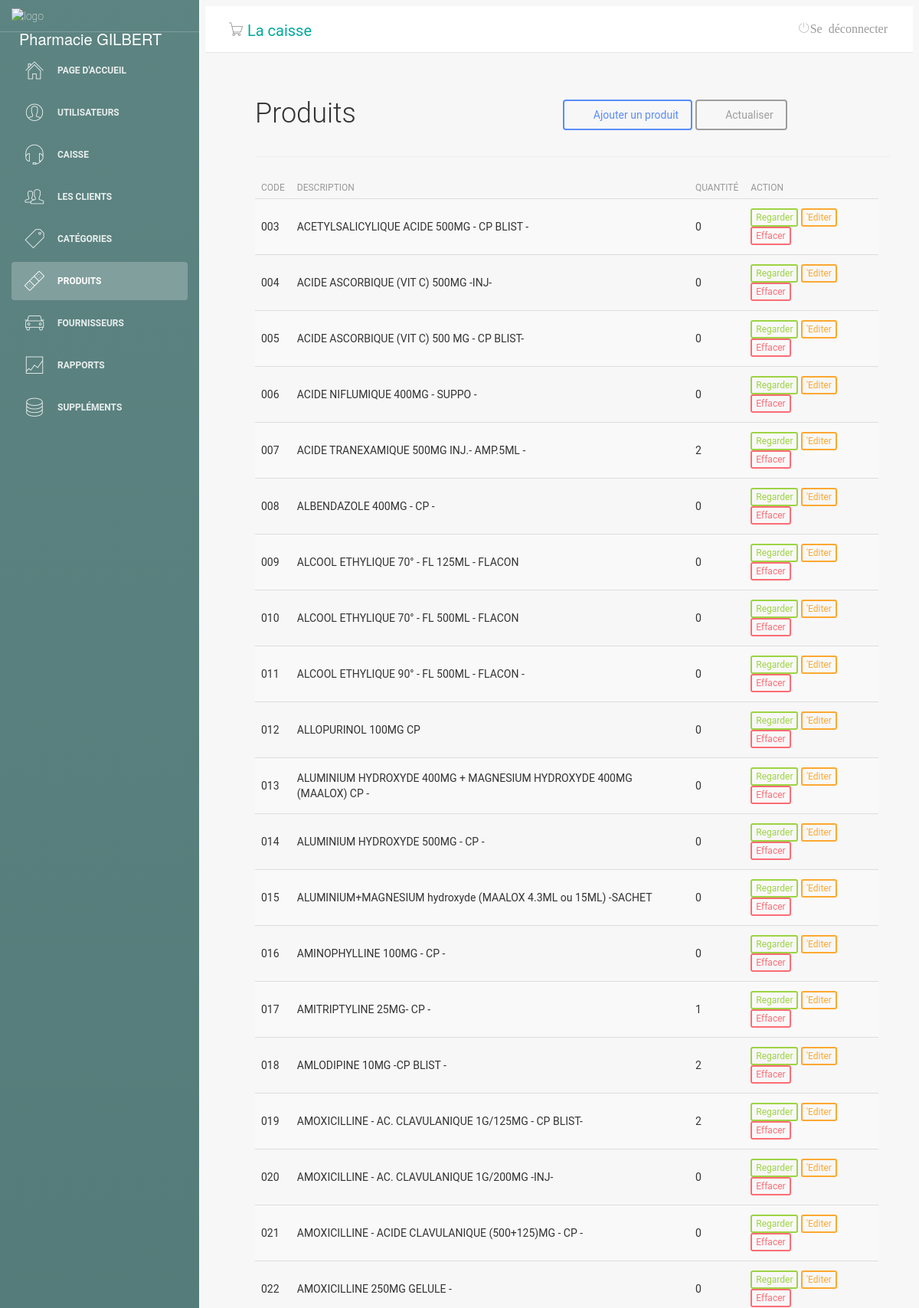
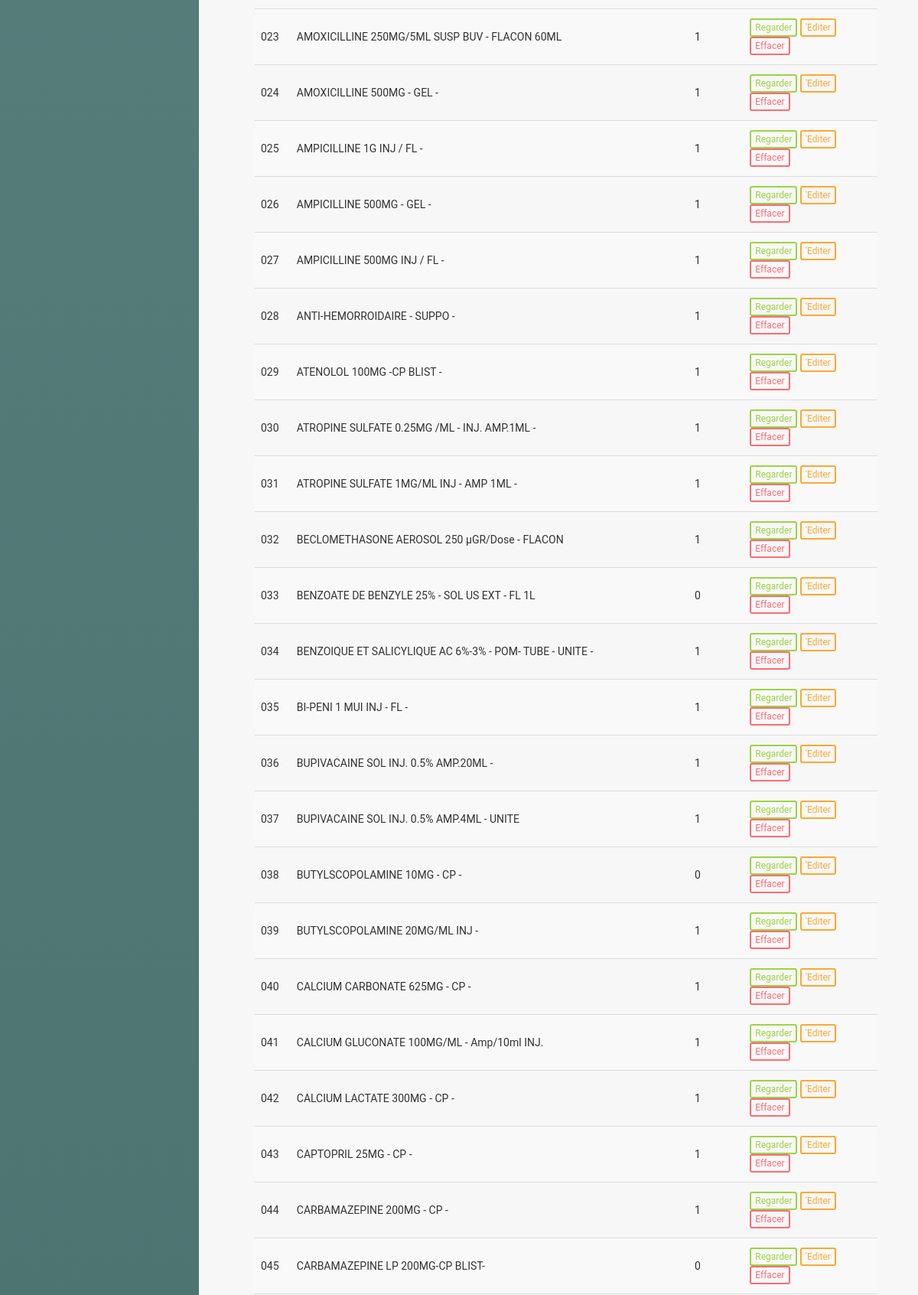
Screenshot of /main.php?pg=produtos (upper part) with the database file from the repository (2 pictures, top to bottom).
### tables this page shows
CREATE TABLE "tb_produtos" (
	"id"	INTEGER,
	"descricao"	varchar(55),
	"codInterno"	TEXT,
	"codBarras"	int(11),
	"fornecedor"	int(11),
	"custo"	NUMERIC,
	"venda"	NUMERIC,
	"principio"	varchar(55),
	"quantidade"	int(11),
	"benefice"	NUMERIC,
	PRIMARY KEY("id" AUTOINCREMENT)
);

### produtos.php (the view, shortened to what this page needs)
<?php
include('classes/Mysql.php');
?>
<?php
$numRows = 0;
$itemsPerPage = 100;
$totalItemReq = $db->query('SELECT id FROM tb_produtos');
while ($row = $totalItemReq->fetch(SQLITE3_ASSOC)) {
    ++$numRows;
}
$totalItem = $numRows;
if (isset($_GET['page']) and !empty($_GET['page']) and $_GET['page'] > 0 and $_GET['page'] <= $totalItem) {
    $_GET['page'] = intval($_GET['page']);
    $currentPage = $_GET['page'];
} else {
    $currentPage = 1;
}
$begin = ($currentPage - 1) * $itemsPerPage;
$sql = $db->prepare("SELECT * FROM `tb_produtos` LIMIT $begin,$itemsPerPage");
$sql->execute();
$produtos = $sql->fetchAll();
?>
<div class="lista-cliente">
    <div id="top" class="row">
        <div class="col-sm-2">
            <h2>Produits</h2>
        </div>
        <div class="col-sm-6">
        </div>
        <div class="col-sm-4 btn-lista">
            <a class="btn btn-primary" href="?pg=adicionar-produto"><i class="fa fa-plus"></i> Ajouter un produit</a>
            <a class="btn btn-default" href="?pg=produtos"><i class="fa fa-refresh"></i> Actualiser</a>
        </div>
    </div>
    <hr />
    <div id="list" class="row">
        <div class="table-responsive col-md-12">
            <table class="table table-striped" cellspacing="0" cellpadding="0">
                <thead>
                    <tr>
                        <th>Code</th>
                        <th>Description</th>
                        <th>Quantité</th>
                        <th class="actions">Action</th>
                    </tr>
                </thead>
                <tbody>
                    <tr>
                        <?php foreach ($produtos as $value) : ?>
                            <td><?php echo $value['codInterno'] ?></td>
                            <td><?php echo $value['descricao'] ?></td>
                            <td><?php echo $value['quantidade'] ?></td>
                            <td class="actions">
                                <a class="btn btn-success btn-xs" href="?pg=visualizar-produto&id=<?php echo $value['id']; ?>">Regarder</a>
                                <a class="btn btn-warning btn-xs" href="?pg=editar-produto&id=<?php echo $value['id']; ?> ">'Editer</a>
                                <a onclick="return window.confirm('Voulez-vous vraiment supprimer ce produit ?');" class="btn btn-danger btn-xs" href="?pg=produtos&deletar=<?php echo $value['id']; ?>">Effacer</a>
                            </td>
                    </tr>
                <?php
                        endforeach;
                ?>
                </tbody>
            </table>
        </div>
        <div id="bottom" class="row">
        </div>
    </div>

### css/style.css (style rules this page uses)
.lista-cliente { margin-left: 50px; }
#list { height: 400px; }
.btn-lista { margin-top: 30px; }
@media only screen and (max-width: 1300px) { .btn-lista { margin-top: 30px; margin-left: 31%; width: 335px; } }

### rows the page displays
tb_produtos: codInterno "003", descricao "ACETYLSALICYLIQUE ACIDE 500MG - CP BLIST -", quantidade "0"
tb_produtos: codInterno "004", descricao "ACIDE ASCORBIQUE (VIT C) 500MG -INJ-", quantidade "0"
tb_produtos: codInterno "005", descricao "ACIDE ASCORBIQUE (VIT C) 500 MG - CP BLIST-", quantidade "0"
tb_produtos: codInterno "006", descricao "ACIDE NIFLUMIQUE 400MG - SUPPO -", quantidade "0"
tb_produtos: codInterno "007", descricao "ACIDE TRANEXAMIQUE 500MG INJ.- AMP.5ML -", quantidade "2"
tb_produtos: codInterno "008", descricao "ALBENDAZOLE 400MG - CP -", quantidade "0"
tb_produtos: codInterno "009", descricao "ALCOOL ETHYLIQUE 70° - FL 125ML - FLACON", quantidade "0"
tb_produtos: codInterno "010", descricao "ALCOOL ETHYLIQUE 70° - FL 500ML - FLACON", quantidade "0"
tb_produtos: codInterno "011", descricao "ALCOOL ETHYLIQUE 90° - FL 500ML - FLACON -", quantidade "0"
tb_produtos: codInterno "012", descricao "ALLOPURINOL 100MG CP", quantidade "0"
tb_produtos: codInterno "013", descricao "ALUMINIUM HYDROXYDE 400MG + MAGNESIUM HYDROXYDE 400MG (MAALOX) CP -", quantidade "0"
tb_produtos: codInterno "014", descricao "ALUMINIUM HYDROXYDE 500MG - CP -", quantidade "0"
tb_produtos: codInterno "015", descricao "ALUMINIUM+MAGNESIUM hydroxyde (MAALOX 4.3ML ou 15ML) -SACHET", quantidade "0"
tb_produtos: codInterno "016", descricao "AMINOPHYLLINE 100MG - CP -", quantidade "0"
tb_produtos: codInterno "017", descricao "AMITRIPTYLINE 25MG- CP -", quantidade "1"
tb_produtos: codInterno "018", descricao "AMLODIPINE 10MG -CP BLIST -", quantidade "2"
tb_produtos: codInterno "019", descricao "AMOXICILLINE - AC. CLAVULANIQUE 1G/125MG - CP BLIST-", quantidade "2"
tb_produtos: codInterno "020", descricao "AMOXICILLINE - AC. CLAVULANIQUE 1G/200MG -INJ-", quantidade "0"
tb_produtos: codInterno "021", descricao "AMOXICILLINE - ACIDE CLAVULANIQUE (500+125)MG - CP -", quantidade "0"
tb_produtos: codInterno "022", descricao "AMOXICILLINE 250MG GELULE -", quantidade "0"
tb_produtos: codInterno "023", descricao "AMOXICILLINE 250MG/5ML SUSP BUV - FLACON 60ML", quantidade "1"
tb_produtos: codInterno "024", descricao "AMOXICILLINE 500MG - GEL -", quantidade "1"
tb_produtos: codInterno "025", descricao "AMPICILLINE 1G INJ / FL -", quantidade "1"
tb_produtos: codInterno "026", descricao "AMPICILLINE 500MG - GEL -", quantidade "1"
tb_produtos: codInterno "027", descricao "AMPICILLINE 500MG INJ / FL -", quantidade "1"
tb_produtos: codInterno "028", descricao "ANTI-HEMORROIDAIRE - SUPPO -", quantidade "1"
tb_produtos: codInterno "029", descricao "ATENOLOL 100MG -CP BLIST -", quantidade "1"
tb_produtos: codInterno "030", descricao "ATROPINE SULFATE 0.25MG /ML - INJ. AMP.1ML -", quantidade "1"
tb_produtos: codInterno "031", descricao "ATROPINE SULFATE 1MG/ML INJ - AMP 1ML -", quantidade "1"
tb_produtos: codInterno "032", descricao "BECLOMETHASONE AEROSOL 250 µGR/Dose - FLACON", quantidade "1"
tb_produtos: codInterno "033", descricao "BENZOATE DE BENZYLE 25% - SOL US EXT - FL 1L", quantidade "0"
tb_produtos: codInterno "034", descricao "BENZOIQUE ET SALICYLIQUE AC 6%-3% - POM- TUBE - UNITE -", quantidade "1"
tb_produtos: codInterno "035", descricao "BI-PENI 1 MUI INJ - FL -", quantidade "1"
tb_produtos: codInterno "036", descricao "BUPIVACAINE SOL INJ. 0.5% AMP.20ML -", quantidade "1"
tb_produtos: codInterno "037", descricao "BUPIVACAINE SOL INJ. 0.5% AMP.4ML - UNITE", quantidade "1"
tb_produtos: codInterno "038", descricao "BUTYLSCOPOLAMINE 10MG - CP -", quantidade "0"
tb_produtos: codInterno "039", descricao "BUTYLSCOPOLAMINE 20MG/ML INJ -", quantidade "1"
tb_produtos: codInterno "040", descricao "CALCIUM CARBONATE 625MG - CP -", quantidade "1"
tb_produtos: codInterno "041", descricao "CALCIUM GLUCONATE 100MG/ML - Amp/10ml INJ.", quantidade "1"
tb_produtos: codInterno "042", descricao "CALCIUM LACTATE 300MG - CP -", quantidade "1"
tb_produtos: codInterno "043", descricao "CAPTOPRIL 25MG - CP -", quantidade "1"
tb_produtos: codInterno "044", descricao "CARBAMAZEPINE 200MG - CP -", quantidade "1"
tb_produtos: codInterno "045", descricao "CARBAMAZEPINE LP 200MG-CP BLIST-", quantidade "0"
